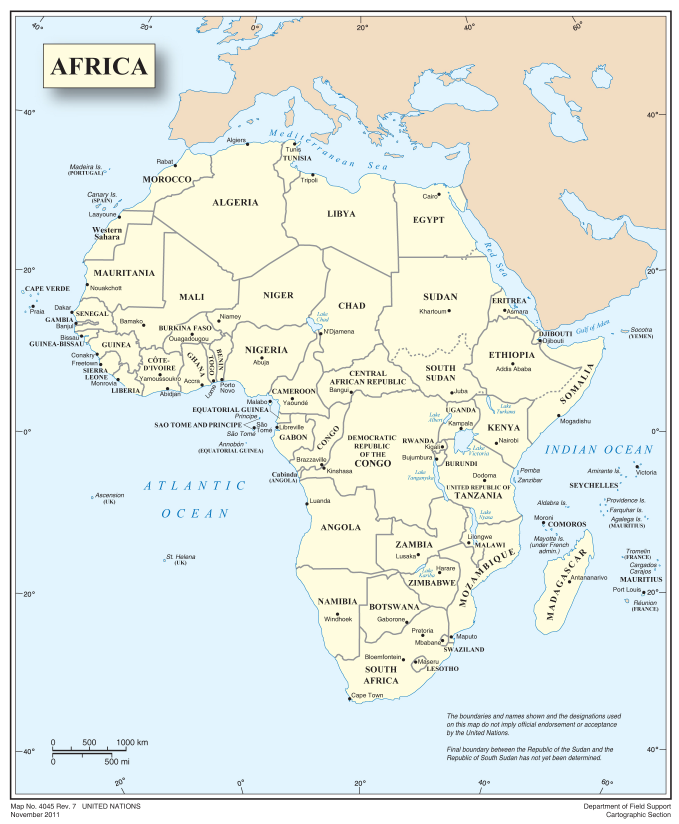
#> input picture python/figs/africa.jpg, 2035 x 2471 px, given in place of africa.tif, which was not available (shown at 1/3 size)
$ python thumbnail.py
#> lines starting #> are read from the running program, lines starting #| are printed output that depends on the picture
from PIL import Image

size = (128, 128)
saved = "africa.jpg"

im =  Image.open("africa.tif")
#> im is the input picture: PIL image 2035x2471 RGB; mean R, G, B 229.1, 234.9, 229.1
im.thumbnail(size)
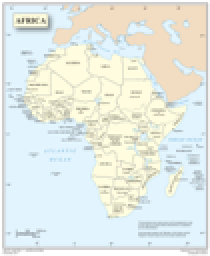
#> im: PIL image 105x128 RGB (shown 2 times larger); mean R, G, B 228.9, 234.8, 229
im.save(saved)
im.show()

$ run again, with python/figs/meme1.png saved as python/figs/africa.jpg
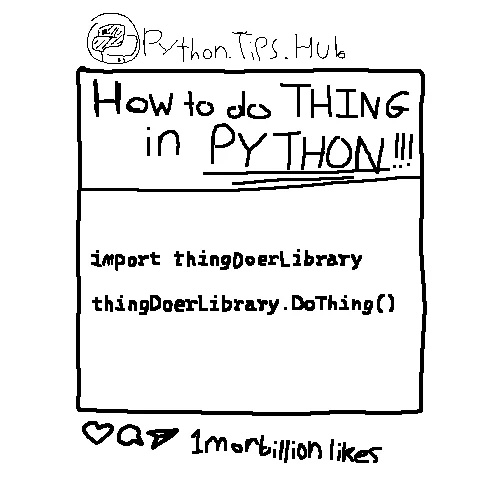
#> input picture python/figs/meme1.png, 500 x 500 px, given in place of africa.tif, which was not available
#> im is the input picture: PIL image 500x500 RGB; min 0, max 255, mean 234.7
#> `im.thumbnail(size)`:
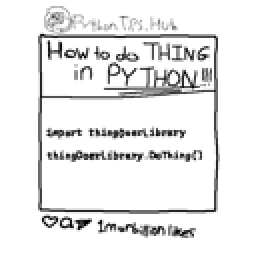
#> im: PIL image 128x128 RGB (shown 2 times larger); min 0, max 255, mean 233.9

$ run again, with python/figs/meme2.png saved as python/figs/africa.jpg
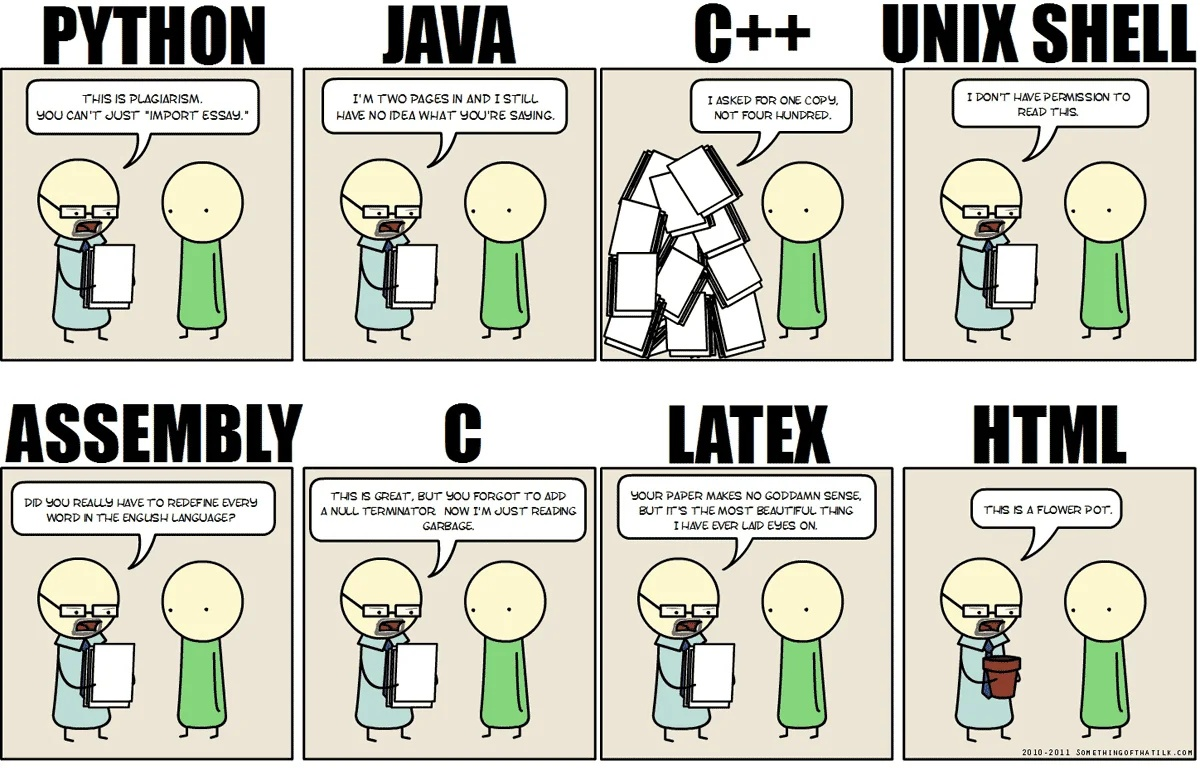
#> input picture python/figs/meme2.png, 1200 x 769 px, given in place of africa.tif, which was not available
#> im is the input picture: PIL image 1200x769 RGB; mean R, G, B 203.6, 203.3, 191.4
#> `im.thumbnail(size)`:
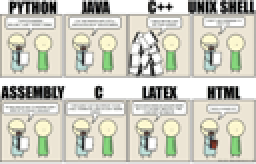
#> im: PIL image 128x82 RGB (shown 2 times larger); mean R, G, B 203.4, 203.1, 191.2
